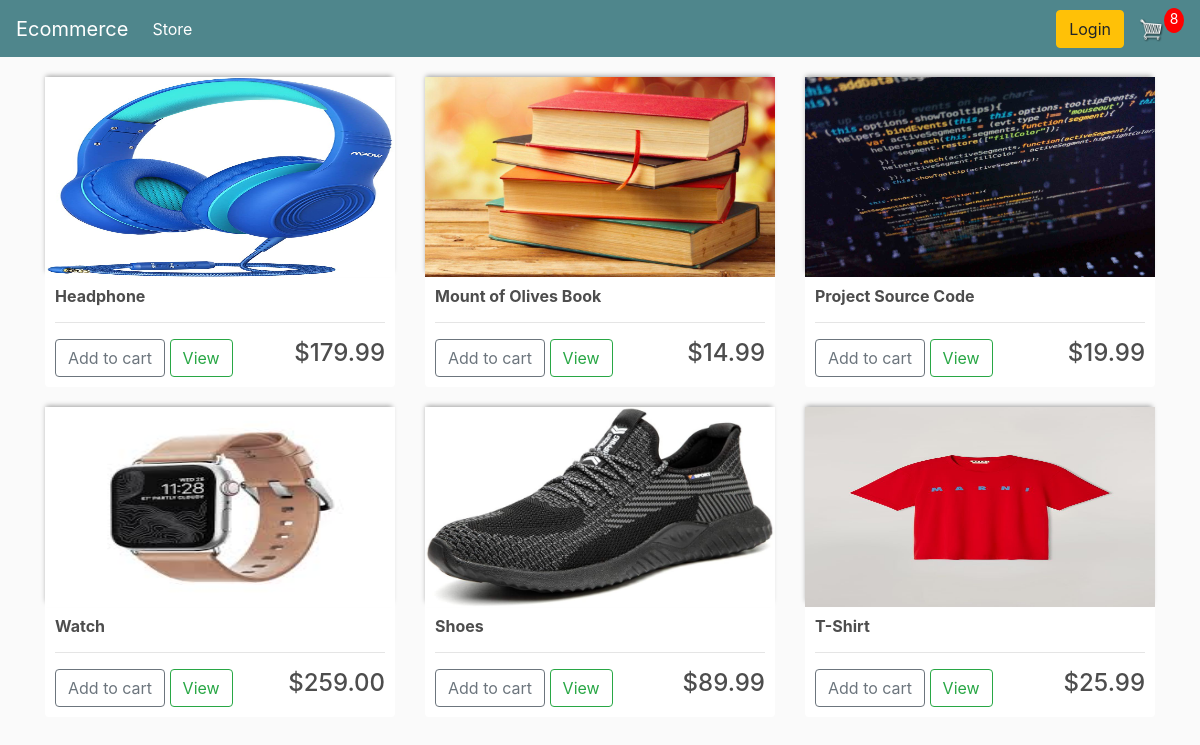
The app's page / (signed in) with its own data.
### store/models.py (models this page shows, shortened)
class Product(models.Model):
    name = models.CharField(max_length=200)
    price = models.FloatField()
    digital = models.BooleanField(default=False, null=True, blank=False)
    image = models.ImageField(null=True, blank=True)
    @property
    def imageURL(self):
        try:
            url = self.image.url
        except:
            url = ''
        return url

### store/views.py (the view)
# urls.py: path('',include('store.urls')),
def store(request):
    if request.user.is_authenticated:
        customer = request.user.customer
        order, created = Order.objects.get_or_create(
            customer=customer, complete=False)
        items = order.orderitem_set.all()
        cartItems = order.get_cart_items
    else:
        items = []
        order = {'get_cart_total': 0, 'get_cart_items':0, 'shipping':False}
        cartItems = order['get_cart_items']
    products = Product.objects.all()
    context = {'products': products, 'cartItems':cartItems}
    return render(request, 'store/store.html', context)

### store/models.py (called while the page is built)
    @property
    def get_cart_items(self):
        orderitems = self.orderitem_set.all()
        total = sum([item.quantity for item in orderitems])
        return total

### store/templates/store/store.html
<!DOCTYPE html>
{% extends 'store/main.html' %}
{% load static %}
{% block content %}
<div class="row">
    {% for product in products %}
    <div class="col-lg-4">
        <img class="thumbnail" src="{{ product.imageURL }}" alt="">
        <div class="box-element product">
            <h6><strong>{{ product.name }}</strong></h6>
            <hr>
            <button data-product="{{ product.id }}" data-action="add" class="btn btn-outline-secondary add-btn update-cart">Add to cart</button>
            <a class="btn btn-outline-success" href="#">View</a>
            <h4 style="display: block; float: right;">${{ product.price|floatformat:2}}</h4>
        </div>
    </div>
    {% endfor %}
</div>
{% endblock %}

### static/css/main.css (style rules this page uses)
body { background-color: hsl(0, 0%, 98%); }
h1,h2,h3,h4,h5,h6 { color: hsl(0, 0%, 30%); }
.box-element { box-shadow: hsl(0, 0%, 80%) 0 0 16x; background-color: #fff; border-radius: 4px; padding: 10px; }
.thumbnail { margin-top: 20px; width: 100%; height: 200px; -moz-box-shadow: -1px -3px 5px -2px rgba(0,0,0,0.37); -webkit-box-shadow: -1px -3px 5px -2px rgba(0,0,0,0.37); box-shadow: -1px -3px 5px -2px rgba(0,0,0,0.37); }
.product { border-radius: 0 0 4px 4px; }

### records on screen
Product: imageURL (picture), name "Headphone", price "179.99"
Product: imageURL (picture), name "Mount of Olives Book", price "14.99"
Product: imageURL (picture), name "Project Source Code", price "19.99"
Product: imageURL (picture), name "Watch", price "259.00"
Product: imageURL (picture), name "Shoes", price "89.99"
Product: imageURL (picture), name "T-Shirt", price "25.99"

### other values on screen
{{ cartItems }} "8"
